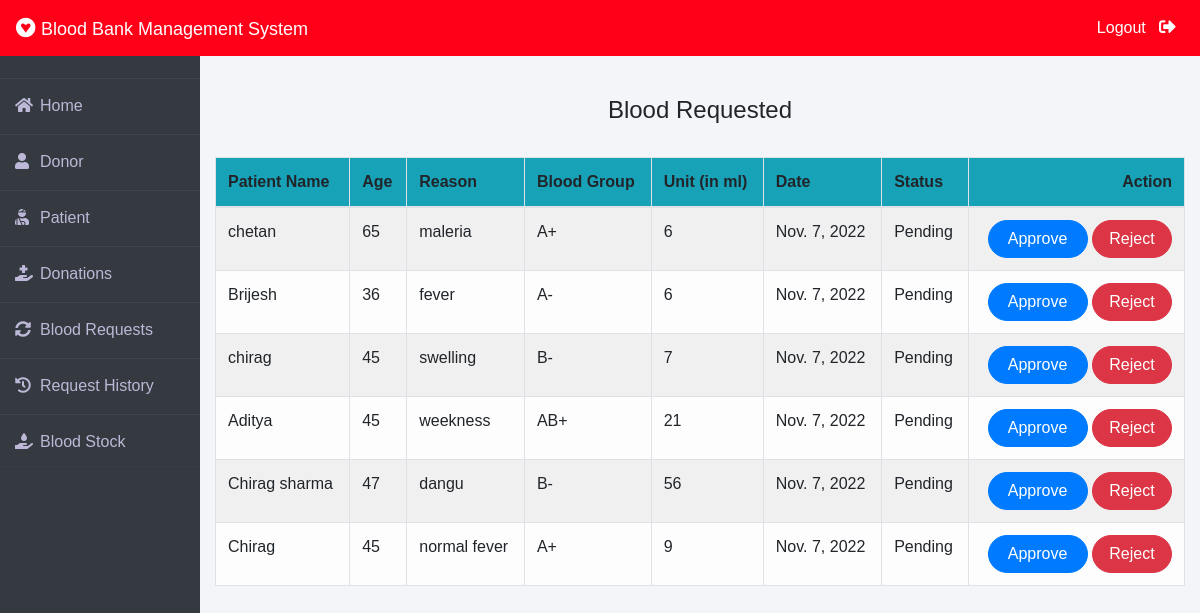
The page /admin-request (signed in) on the database its author committed.
### blood/models.py (models this page shows, shortened)
class BloodRequest(models.Model):
    request_by_patient=models.ForeignKey(pmodels.Patient,null=True,on_delete=models.CASCADE)
    request_by_donor=models.ForeignKey(dmodels.Donor,null=True,on_delete=models.CASCADE)
    patient_name=models.CharField(max_length=30)
    patient_age=models.PositiveIntegerField()
    reason=models.CharField(max_length=500)
    bloodgroup=models.CharField(max_length=10)
    unit=models.PositiveIntegerField(default=0)
    status=models.CharField(max_length=20,default="Pending")
    date=models.DateField(auto_now=True)

### blood/views.py (the view)
# urls.py: path('admin-request', views.admin_request_view,name='admin-request'),
@login_required(login_url='adminlogin')
def admin_request_view(request):
    requests=models.BloodRequest.objects.all().filter(status='Pending')
    return render(request,'blood/admin_request.html',{'requests':requests})

### templates/blood/admin_request.html (shortened to what this page needs)
{% extends 'blood/adminbase.html' %}
{% block content %}
{% load widget_tweaks %}
{%load static%}
<br><br>
<div class="container">
    {% if requests %}
    <H4 class="text-center">Blood Requested</H4><br>
    <table class="table table-light table-hover table-bordered table-striped">
        <thead class="bg-info">
            <tr>
                <th scope="col">Patient Name</th>
                <th scope="col">Age</th>
                <th scope="col">Reason</th>
                <th scope="col">Blood Group</th>
                <th scope="col">Unit (in ml)</th>
                <th scope="col">Date</th>
                <th scope="col">Status</th>
                <th class="text-right">Action</th>
            </tr>
        </thead>
        <tbody>
            {% for t in requests %}
            <tr>
                <td> {{t.patient_name}}</td>
                <td>{{t.patient_age}}</td>
                <td>{{t.reason}}</td>
                <td>{{t.bloodgroup}}</td>
                <td>{{t.unit}}</td>
                <td>{{t.date}}</td>
                <td>{{t.status}}</td>
                <td class="text-right">
                    <button class="btn btn-primary badge-pill" style="width: 100px;"><a  style="text-decoration: none;color: white;" href="{% url 'update-approve-status' t.id  %}">Approve</a> </button>
                    <button class="btn btn-danger badge-pill" style="width: 80px;"><a  style="text-decoration: none;color: white;" href="{% url 'update-reject-status' t.id  %}">Reject</a> </button>
                </td>
            </tr>
            {% endfor %}
        </tbody>
    </table>
{% else %}
<h5>No Blood Request By Patient / Donor !</h5>
{% endif %}
</div>
{% endblock content %}

### templates/blood/adminbase.html (shortened to what this page needs)
<!DOCTYPE html>
<html lang="en">
<head>
    <link rel="stylesheet" href="https://maxcdn.bootstrapcdn.com/bootstrap/4.0.0/css/bootstrap.min.css">
    <link rel="stylesheet" href="https://cdnjs.cloudflare.com/ajax/libs/font-awesome/5.14.0/css/all.css">
</head>
<body>
    <nav class="navbar navbar-expand-lg navbar-light fixed-top bg-danger">
        <a style="color:white;" class="navbar-brand" href="/"><i class="fab fa-gratipay"></i>&nbsp;<font face = "Comic sans MS" size ="4">Blood Bank Management System</font></a>
        <div class="navbar-collapse collapse w-100 order-3 dual-collapse2">
            <ul class="navbar-nav ml-auto">
                <li class="nav-item">
                    <a class="nav-link" style="color: white;" href="/logout">Logout &nbsp; <i class="fas fa-sign-out-alt"></i></a>
                </li>
            </ul>
        </div>
      </nav>
<br><br>
<div class="wrapper">
    <div class="sidebar">
        <ul>
            <li><a style="text-decoration:none;" href="/"><i class="fas fa-home"></i>Home</a></li>
            <li><a style="text-decoration:none;" href="/admin-donor"><i class="fas fa-user"></i>Donor</a></li>
            <li><a style="text-decoration:none;" href="/admin-patient"><i class="fas fa-user-injured"></i>Patient</a></li>
            <li><a style="text-decoration:none;" href="/admin-donation"><i class="fas fa-hand-holding-medical"></i>Donations</a></li>
            <li><a style="text-decoration:none;" href="/admin-request"><i class="fas fa-sync-alt"></i>Blood Requests</a></li>
            <li><a style="text-decoration:none;" href="/admin-request-history"><i class="fas fa-history"></i>Request History</a></li>
            <li><a style="text-decoration:none;" href="/admin-blood"><i class="fas fa-hand-holding-water"></i>Blood Stock</a></li>
        </ul>
    </div>
    <div class="main_content">
{% block content %}
{% endblock content %}
    </div>
</div>
</body>
</html>

### templates/blood/adminbase.html (style rules this page uses)
* { margin: 0; padding: 0; box-sizing: border-box; list-style: none; text-decoration: none; font-family: 'Josefin Sans', sans-serif; }
body { background-color: #f3f5f9; }
.bg-danger { background-color: #ff0018!important; }
.wrapper { display: flex; position: relative; }
.wrapper .sidebar { width: 200px; height: 100%; background: #343a40; padding: 30px 0px; position: fixed; }
.wrapper .sidebar ul li { padding: 15px; border-bottom: 1px solid #bdb8d7; border-bottom: 1px solid rgba(0,0,0,0.05); border-top: 1px solid rgba(255,255,255,0.05); }
.wrapper .sidebar ul li a { color: #bdb8d7; display: block; }
.wrapper .sidebar ul li a .fas { width: 25px; }
.wrapper .main_content { width: 100%; margin-left: 200px; }
.fa-sign-out-alt { color: white; font-size: 2ex; }

### rows shown on the page
BloodRequest: patient_name "chetan", patient_age "65", reason "maleria", bloodgroup "A+", unit "6", date "Nov. 7, 2022", status "Pending"
BloodRequest: patient_name "Brijesh", patient_age "36", reason "fever", bloodgroup "A-", unit "6", date "Nov. 7, 2022", status "Pending"
BloodRequest: patient_name "chirag", patient_age "45", reason "swelling", bloodgroup "B-", unit "7", date "Nov. 7, 2022", status "Pending"
BloodRequest: patient_name "Aditya", patient_age "45", reason "weekness", bloodgroup "AB+", unit "21", date "Nov. 7, 2022", status "Pending"
BloodRequest: patient_name "Chirag sharma", patient_age "47", reason "dangu", bloodgroup "B-", unit "56", date "Nov. 7, 2022", status "Pending"
BloodRequest: patient_name "Chirag", patient_age "45", reason "normal fever", bloodgroup "A+", unit "9", date "Nov. 7, 2022", status "Pending"
